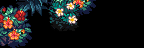

Tiled map render using the project's own tile images. Description and the whole map definition, tile-layer contents included, below:
An orthogonal 9x3 tile map with 16x16 px tiles, 1 tile layer (Back3).

<map version="1.10" tiledversion="1.10.2" orientation="orthogonal" renderorder="right-down" compressionlevel="0" width="9" height="3" tilewidth="16" tileheight="16" infinite="0" nextlayerid="22" nextobjectid="9">
 <properties>
  <property name="AmbientLight" value="255 255 255" />
  <property name="IsGreenhouse" value="T" />
  <property name="Warp" value="5 17 Farm 28 16" />
 </properties>
 <tileset firstgid="1" name="Tiny_Bushes_Summer_WittilyNamed" tilewidth="16" tileheight="16" tilecount="27" columns="9">
  <image source="Tiny_Bushes_Summer_WittilyNamed.png" width="144" height="48" />
 </tileset>
 <layer id="21" name="Back3" width="9" height="3">
  <data encoding="csv">
1,2,3,4,5,6,0,0,0,
10,11,0,13,14,0,0,0,0,
19,20,0,0,0,0,0,0,0
</data>
 </layer>
</map>
